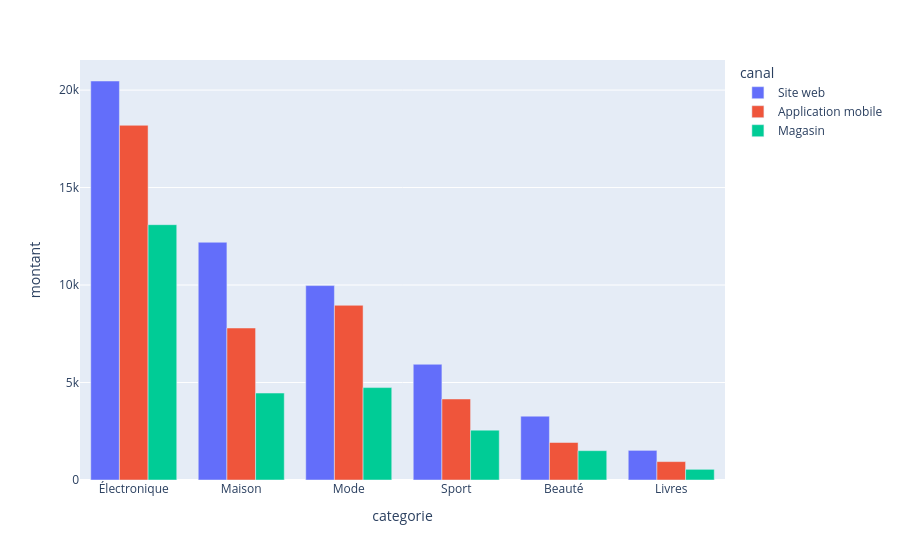

The notebook cell this image was saved under:
### Code cell
px.bar(data_frame=agg, x="categorie", y="montant", color="canal", barmode="group")

### Figure 1 — Plotly figure (JSON) as saved in the notebook; plotly's stock layout.template omitted (floating-point values rounded to 4 significant figures)
{"data": [{"alignmentgroup": "True", "hovertemplate": "canal=Site web<br>categorie=%{x}<br>montant=%{y}<extra></extra>", "legendgroup": "Site web", "marker": {"color": "#636efa", "pattern": {"shape": ""}}, "name": "Site web", "offsetgroup": "Site web", "orientation": "v", "showlegend": true, "textposition": "auto", "type": "bar", "x": ["Électronique", "Maison", "Mode", "Sport", "Beauté", "Livres"], "xaxis": "x", "y": [20470.0, 12200.0, 9972.0, 5936.0, 3274.0, 1520.0], "yaxis": "y"}, {"alignmentgroup": "True", "hovertemplate": "canal=Application mobile<br>categorie=%{x}<br>montant=%{y}<extra></extra>", "legendgroup": "Application mobile", "marker": {"color": "#EF553B", "pattern": {"shape": ""}}, "name": "Application mobile", "offsetgroup": "Application mobile", "orientation": "v", "showlegend": true, "textposition": "auto", "type": "bar", "x": ["Électronique", "Mode", "Maison", "Sport", "Beauté", "Livres"], "xaxis": "x", "y": [18190.0, 8961.0, 7796.0, 4156.0, 1924.0, 944.0], "yaxis": "y"}, {"alignmentgroup": "True", "hovertemplate": "canal=Magasin<br>categorie=%{x}<br>montant=%{y}<extra></extra>", "legendgroup": "Magasin", "marker": {"color": "#00cc96", "pattern": {"shape": ""}}, "name": "Magasin", "offsetgroup": "Magasin", "orientation": "v", "showlegend": true, "textposition": "auto", "type": "bar", "x": ["Électronique", "Mode", "Maison", "Sport", "Beauté", "Livres"], "xaxis": "x", "y": [13100.0, 4740.0, 4460.0, 2558.0, 1505.0, 548.0], "yaxis": "y"}], "layout": {"barmode": "group", "legend": {"title": {"text": "canal"}, "tracegroupgap": 0}, "margin": {"t": 60}, "xaxis": {"anchor": "y", "domain": [0, 1], "title": {"text": "categorie"}}, "yaxis": {"anchor": "x", "domain": [0, 1], "title": {"text": "montant"}}}}
